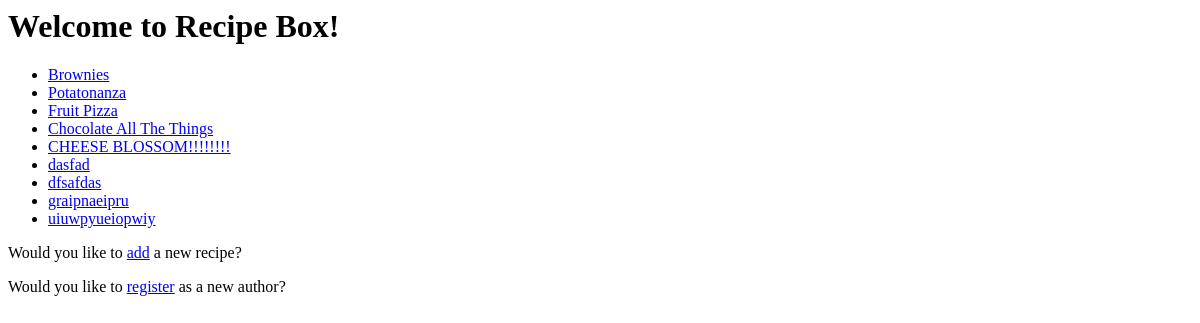
Before: / with the older database file.
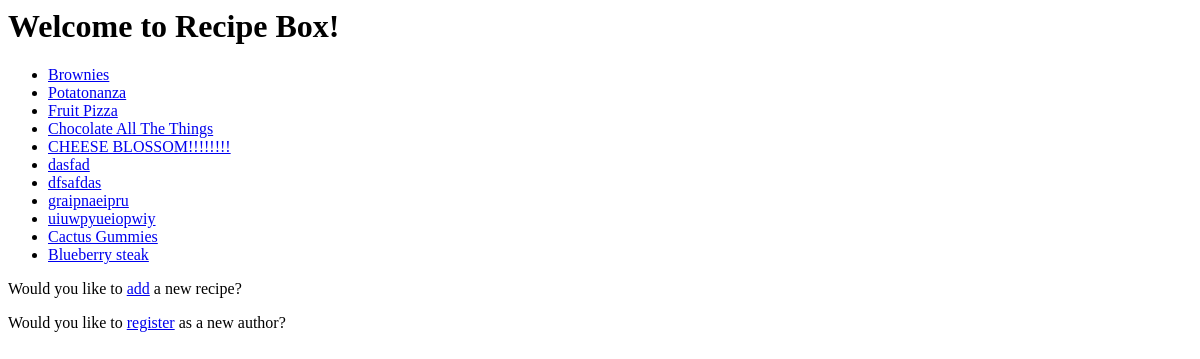
After: the same page with the newer database file.
### homepage/models.py (models this page shows, shortened)
class Recipe(models.Model):
    title = models.CharField(max_length=50)
    body = models.TextField()
    post_date = models.DateTimeField(default=timezone.now)
    author = models.ForeignKey(Author, on_delete=models.CASCADE)

### homepage/views.py (the view)
# urls.py: path('', index, name = "homepage"),
def index(request):
    my_recipes = Recipe.objects.all()
    return render(request, "index.html", {"recipes": my_recipes, "welcome_name": "SE-9"})

### templates/index.html
<div class = "container">
    <h1>Welcome to Recipe Box!</h1>
    <ul>
        {% for recipe in recipes %}
            <li>
                <a href="/recipe/{{ recipe.id }}/">{{ recipe.title }}</a>
            </li>
        {% endfor %}
    </ul>
    <p>Would you like to <a href = "/newrecipe/">add</a> a new recipe?</p>
    <p>Would you like to <a href = "/newauthor/">register</a> as a new author?</p>
</div>

Changed rows visible on the page:
added Recipe: title "Cactus Gummies"
added Recipe: title "Blueberry steak"
